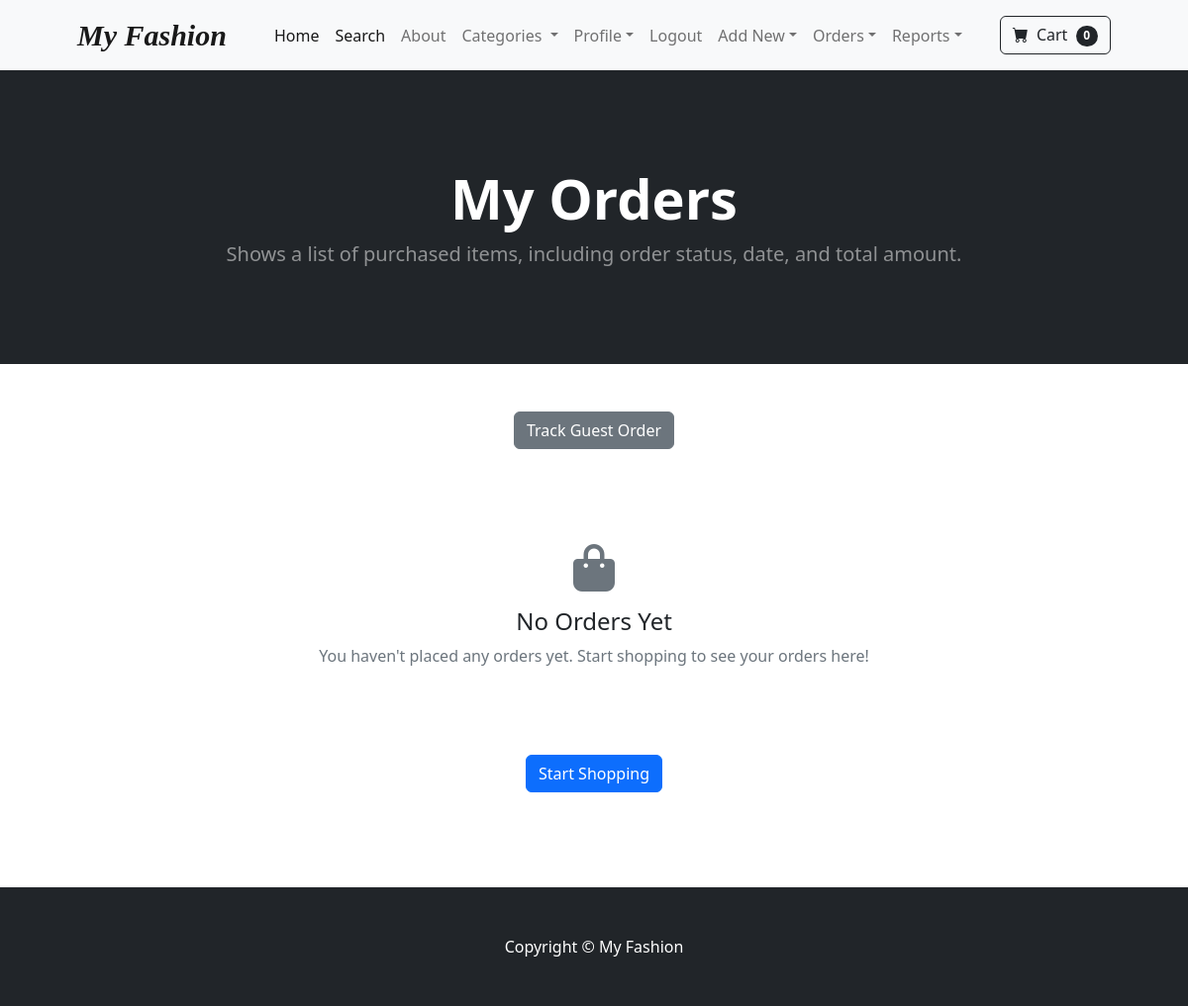
/my-orders/ (signed in), run on an earlier commit of the app's database.
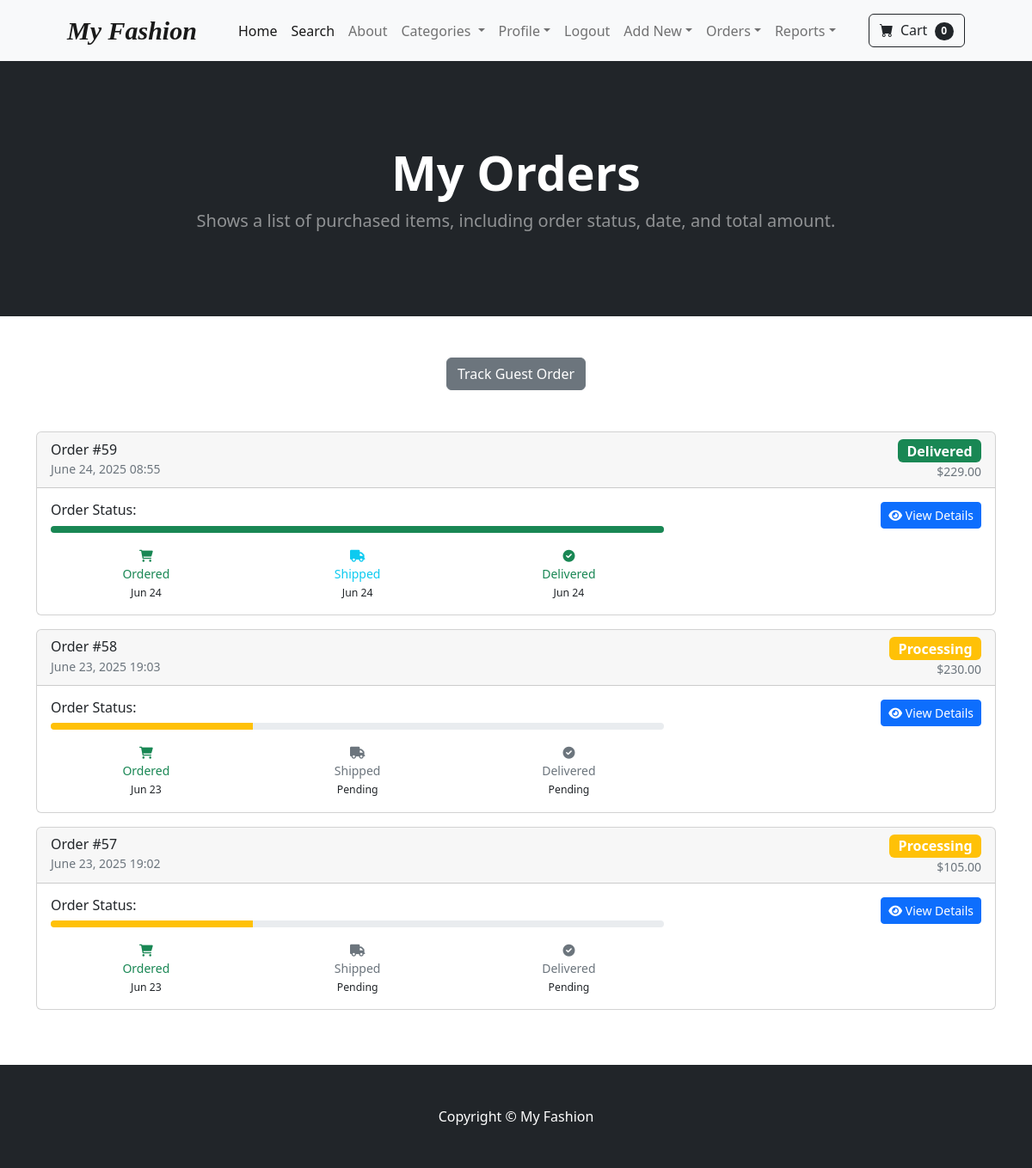
And on a later commit of the database.
### payment/models.py (models this page shows, shortened)
class Order(models.Model):
    user = models.ForeignKey(User, on_delete=models.CASCADE, null=True, blank=True)
    full_name = models.CharField(max_length=250)
    email = models.EmailField(max_length=250)
    shipping_address = models.TextField(max_length=15000)
    amount_paid = models.DecimalField(max_digits=7, decimal_places=2)
    date_ordered = models.DateTimeField(auto_now_add=True)
    shipped = models.BooleanField(default=False)
    date_shipped = models.DateTimeField(blank=True, null=True)
    delivered = models.BooleanField(default=False)
    date_delivered = models.DateTimeField(blank=True, null=True)
    viewed_by_admin = models.BooleanField(default=False)
    @property
    def status(self):
        if self.delivered:
            return 'Delivered'
        elif self.shipped:
            return 'Shipped'
        else:
            return 'Processing'
    @property
    def status_class(self):
        if self.delivered:
            return 'bg-success'
        elif self.shipped:
            return 'bg-info'
        else:
            return 'bg-warning'

### store/views.py (the view)
# urls.py: path('my-orders/', views.my_orders, name='my_orders'),
@login_required
def my_orders(request):
    if request.user.is_authenticated:
        orders = PaymentOrder.objects.filter(user=request.user).order_by('-date_ordered')
        paginator = Paginator(orders, 10)
        page_number = request.GET.get('page')
        page_obj = paginator.get_page(page_number)
        context = {
            'orders': page_obj,
        }
        return render(request, 'my_orders.html', context)
    else:
        messages.error(request, "You must be logged in to view your orders.")
        return redirect('login')

### cart/cart.py (called while the page is built)
    def __len__(self):
        return len(self.cart)

### cart/context_processors.py (called while the page is built)
def cart(request):
	return {'cart': Cart(request)}

### store/context_processors.py (called while the page is built)
def categories_processor(request):
    categories = Category.objects.all()
    return {'categories': categories}

### store/models.py (called while the page is built)
    def __str__(self):
        return self.name

### store/templates/my_orders.html (shortened to what the changed rows need)
{% extends 'base.html' %}
{% block content %}
<header class="bg-dark py-5">
  <div class="container px-4 px-lg-5 my-5">
    <div class="text-center text-white">
      <h1 class="display-4 fw-bolder">My Orders</h1>
    </div>
  </div>
</header>
<div class="container my-5">
    <div class="row">
        <div class="col-12">
            {% if orders %}
                <div class="row">
                    {% for order in orders %}
                    <div class="col-12 mb-3">
                        <div class="card">
                            <div class="card-header d-flex justify-content-between align-items-center">
                                <div>
                                    <h6 class="mb-0">Order #{{ order.id }}</h6>
                                    <small class="text-muted">{{ order.date_ordered|date:"F d, Y H:i" }}</small>
                                </div>
                                <div class="text-end">
                                    <span class="badge {{ order.status_class }} fs-6">{{ order.status }}</span>
                                    <div class="small text-muted">${{ order.amount_paid|floatformat:2 }}</div>
                                </div>
                            </div>
                            <div class="card-body">
                                <div class="row">
                                    <div class="col-md-8">
                                        <h6>Order Status:</h6>
                                        <div class="progress mb-3" style="height: 8px;">
                                            {% if order.delivered %}
                                                <div class="progress-bar bg-success" style="width: 100%"></div>
                                            {% elif order.shipped %}
                                                <div class="progress-bar bg-info" style="width: 66%"></div>
                                            {% else %}
                                                <div class="progress-bar bg-warning" style="width: 33%"></div>
                                            {% endif %}
                                        </div>
                                        <div class="row text-center small">
                                            <div class="col-4">
                                                <i class="fas fa-shopping-cart text-success"></i><br>
                                                <span class="text-success">Ordered</span><br>
                                                <small>{{ order.date_ordered|date:"M d" }}</small>
                                            </div>
                                            <div class="col-4">
                                                {% if order.shipped %}
                                                    <i class="fas fa-truck text-info"></i><br>
                                                    <span class="text-info">Shipped</span><br>
                                                    <small>{{ order.date_shipped|date:"M d" }}</small>
                                                {% else %}
                                                    <i class="fas fa-truck text-muted"></i><br>
                                                    <span class="text-muted">Shipped</span><br>
                                                    <small>Pending</small>
                                                {% endif %}
                                            </div>
                                            <div class="col-4">
                                                {% if order.delivered %}
                                                    <i class="fas fa-check-circle text-success"></i><br>
                                                    <span class="text-success">Delivered</span><br>
                                                    <small>{{ order.date_delivered|date:"M d" }}</small>
                                                {% else %}
                                                    <i class="fas fa-check-circle text-muted"></i><br>
                                                    <span class="text-muted">Delivered</span><br>
                                                    <small>Pending</small>
                                                {% endif %}
                                            </div>
                                        </div>
                                    </div>
                                    <div class="col-md-4 text-end">
                                        <a href="{% url 'order_tracking' order.id %}" class="btn btn-primary btn-sm">
                                            <i class="fas fa-eye"></i> View Details
                                        </a>
                                    </div>
                                </div>
                            </div>
                        </div>
                    </div>
                    {% endfor %}
                </div>
            {% else %}
                <div class="text-center py-5">
                    <i class="fas fa-shopping-bag fa-3x text-muted mb-3"></i>
                    <h4>No Orders Yet</h4>
                    <p class="text-muted">You haven't placed any orders yet. Start shopping to see your orders here!</p>
                    <a href="{% url 'home' %}" class="btn btn-primary">Start Shopping</a>
                </div>
            {% endif %}
        </div>
    </div>
</div>
{% endblock %}

What changed in the data, as far as the page shows it:
added Order: id "59", date_ordered "June 24, 2025 08:55", status "Delivered", amount_paid "229.00", date_ordered "Jun 24", date_shipped "Jun 24", date_delivered "Jun 24"
added Order: id "58", date_ordered "June 23, 2025 19:03", status "Processing", amount_paid "230.00", date_ordered "Jun 23", shows "Shipped", shows "Delivered"
added Order: id "57", date_ordered "June 23, 2025 19:02", status "Processing", amount_paid "105.00", date_ordered "Jun 23", shows "Shipped", shows "Delivered"
Also different on the page:
text no longer shown: "No Orders Yet You haven't placed any orders yet. Start shopping to see your orders here! Start Shopping"
